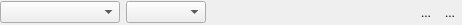
<?xml version="1.0" encoding="UTF-8"?>
<ui version="4.0">
 <class>Form</class>
 <widget class="QWidget" name="Form">
  <property name="geometry">
   <rect>
    <x>0</x>
    <y>0</y>
    <width>462</width>
    <height>25</height>
   </rect>
  </property>
  <property name="minimumSize">
   <size>
    <width>460</width>
    <height>24</height>
   </size>
  </property>
  <property name="maximumSize">
   <size>
    <width>16777215</width>
    <height>25</height>
   </size>
  </property>
  <property name="windowTitle">
   <string>Form</string>
  </property>
  <layout class="QHBoxLayout" name="horizontalLayout">
   <property name="spacing">
    <number>0</number>
   </property>
   <property name="margin">
    <number>0</number>
   </property>
   <item>
    <widget class="QComboBox" name="uiTermDDL">
     <property name="minimumSize">
      <size>
       <width>120</width>
       <height>0</height>
      </size>
     </property>
     <property name="maximumSize">
      <size>
       <width>120</width>
       <height>16777215</height>
      </size>
     </property>
    </widget>
   </item>
   <item>
    <spacer name="horizontalSpacer">
     <property name="orientation">
      <enum>Qt::Horizontal</enum>
     </property>
     <property name="sizeType">
      <enum>QSizePolicy::Fixed</enum>
     </property>
     <property name="sizeHint" stdset="0">
      <size>
       <width>6</width>
       <height>20</height>
      </size>
     </property>
    </spacer>
   </item>
   <item>
    <widget class="QComboBox" name="uiOperatorDDL">
     <property name="minimumSize">
      <size>
       <width>80</width>
       <height>0</height>
      </size>
     </property>
     <property name="maximumSize">
      <size>
       <width>80</width>
       <height>16777215</height>
      </size>
     </property>
    </widget>
   </item>
   <item>
    <spacer name="horizontalSpacer_2">
     <property name="orientation">
      <enum>Qt::Horizontal</enum>
     </property>
     <property name="sizeType">
      <enum>QSizePolicy::Fixed</enum>
     </property>
     <property name="sizeHint" stdset="0">
      <size>
       <width>6</width>
       <height>20</height>
      </size>
     </property>
    </spacer>
   </item>
   <item>
    <widget class="QScrollArea" name="uiWidgetAREA">
     <property name="minimumSize">
      <size>
       <width>0</width>
       <height>24</height>
      </size>
     </property>
     <property name="maximumSize">
      <size>
       <width>16777215</width>
       <height>24</height>
      </size>
     </property>
     <property name="frameShape">
      <enum>QFrame::NoFrame</enum>
     </property>
     <property name="verticalScrollBarPolicy">
      <enum>Qt::ScrollBarAlwaysOff</enum>
     </property>
     <property name="horizontalScrollBarPolicy">
      <enum>Qt::ScrollBarAlwaysOff</enum>
     </property>
     <property name="widgetResizable">
      <bool>true</bool>
     </property>
     <widget class="QWidget" name="scrollAreaWidgetContents">
      <property name="geometry">
       <rect>
        <x>0</x>
        <y>0</y>
        <width>198</width>
        <height>24</height>
       </rect>
      </property>
     </widget>
    </widget>
   </item>
   <item>
    <widget class="QToolButton" name="uiRemoveBTN">
     <property name="text">
      <string>...</string>
     </property>
     <property name="icon">
      <iconset>
       <normaloff>../../../resources/default/img/remove.png</normaloff>../../../resources/default/img/remove.png</iconset>
     </property>
     <property name="autoRaise">
      <bool>true</bool>
     </property>
    </widget>
   </item>
   <item>
    <widget class="QToolButton" name="uiAddBTN">
     <property name="text">
      <string>...</string>
     </property>
     <property name="icon">
      <iconset>
       <normaloff>../../../resources/default/img/add.png</normaloff>../../../resources/default/img/add.png</iconset>
     </property>
     <property name="autoRaise">
      <bool>true</bool>
     </property>
    </widget>
   </item>
  </layout>
 </widget>
 <resources/>
 <connections/>
</ui>
